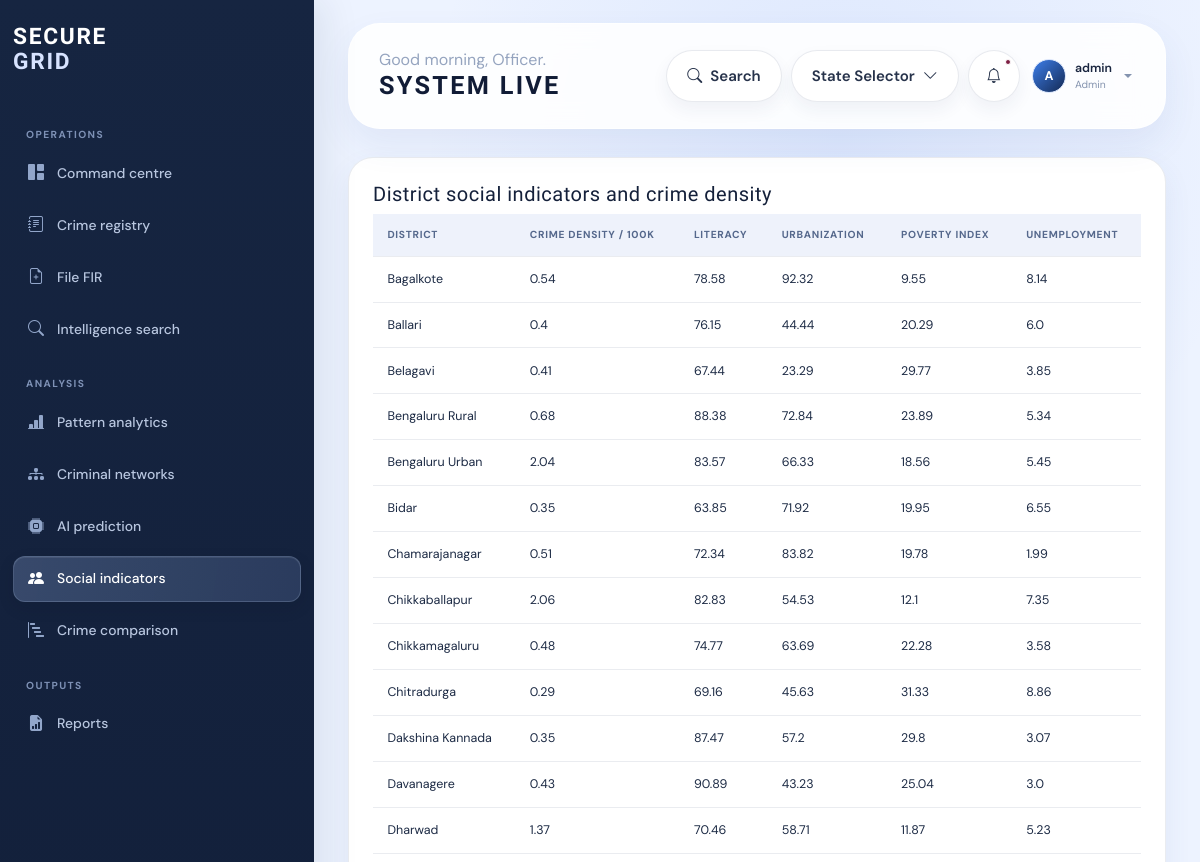
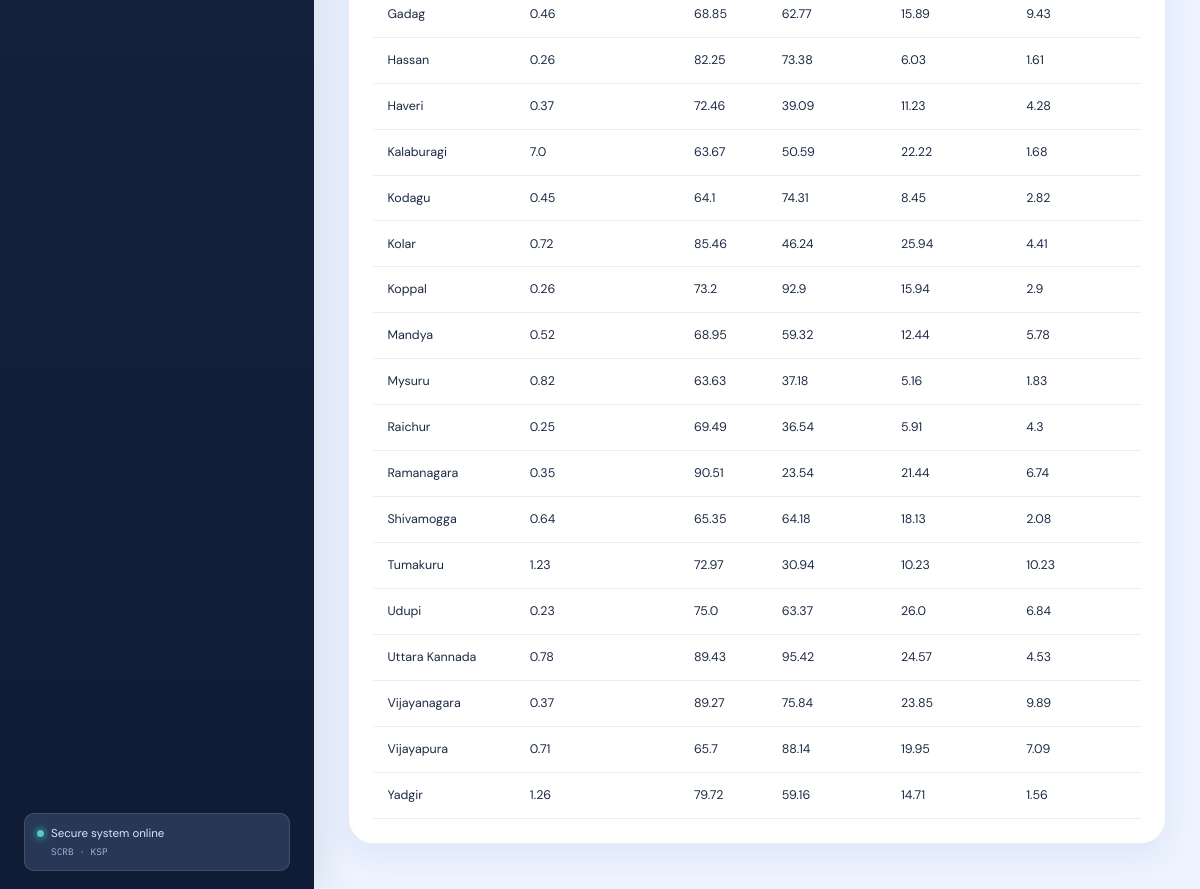
The app's page /sociology (signed in) with its own data (2 pictures, top to bottom).
### app/models/core.py (models this page shows, shortened)
class TimestampMixin:
    created_at = db.Column(db.DateTime, nullable=False, default=datetime.utcnow)
    updated_at = db.Column(
        db.DateTime,
        nullable=False,
        default=datetime.utcnow,
        onupdate=datetime.utcnow,
    )

class User(UserMixin, TimestampMixin, db.Model):
    __tablename__ = "users"
    id = db.Column(db.Integer, primary_key=True)
    username = db.Column(db.String(80), nullable=False, unique=True, index=True)
    email = db.Column(db.String(255), nullable=False, unique=True, index=True)
    full_name = db.Column(db.String(160), nullable=True)
    password_hash = db.Column(db.String(255), nullable=False)
    role = db.Column(db.String(20), nullable=False, default=Role.OFFICER.value, index=True)
    is_active = db.Column(db.Boolean, nullable=False, default=True)
    last_login_at = db.Column(db.DateTime, nullable=True)

class SocioEconomicData(TimestampMixin, db.Model):
    __tablename__ = "socio_economic_data"
    __table_args__ = (
        db.UniqueConstraint("district", "year", name="uq_socio_economic_district_year"),
    )
    id = db.Column(db.Integer, primary_key=True)
    district = db.Column(db.String(100), nullable=False, index=True)
    year = db.Column(db.Integer, nullable=False, default=lambda: datetime.utcnow().year)
    population = db.Column(db.Integer, nullable=True)
    literacy = db.Column(db.Float, nullable=True)
    urbanization = db.Column(db.Float, nullable=True)
    poverty_index = db.Column(db.Float, nullable=True)
    unemployment = db.Column(db.Float, nullable=True)
    education_index = db.Column(db.Float, nullable=True)

### app/dashboard/routes.py (the view)
@dashboard_bp.route("/sociology")
@login_required
def sociology():
    incidents = CrimeIncident.query.all()
    per_district = Counter(incident.district for incident in incidents)
    rows = SocioEconomicData.query.order_by(SocioEconomicData.district).all()
    district_data = []
    for row in rows:
        total_crimes = per_district[row.district]
        population = row.population or 1
        district_data.append(
            {
                "district": row.district,
                "population": row.population,
                "literacy": row.literacy,
                "urbanization": row.urbanization,
                "poverty_index": row.poverty_index,
                "unemployment": row.unemployment,
                "education_index": row.education_index,
                "crime_count": total_crimes,
                "crime_density": round(total_crimes / population * 100_000, 2),
            }
        )
    return render_template(
        "analytics/sociology.html",
        page_title="Sociological Analysis",
        district_data=district_data,
        correlation_labels=["Crime Density", "Literacy", "Urbanization", "Poverty", "Unemployment"],
    )

### app/auth/routes.py (called while the page is built)
@login_manager.user_loader
def load_user(user_id: str) -> User | None:
    try:
        return User.query.get(int(user_id))
    except (TypeError, ValueError):
        return None

### app/templates/analytics/sociology.html
{% extends 'base.html' %}{% block content %}<div class="card"><div class="card-body"><h5>District social indicators and crime density</h5><div class="table-responsive"><table class="table"><thead><tr><th>District</th><th>Crime density / 100k</th><th>Literacy</th><th>Urbanization</th><th>Poverty index</th><th>Unemployment</th></tr></thead><tbody>{% for row in district_data %}<tr><td>{{row.district}}</td><td>{{row.crime_density}}</td><td>{{row.literacy}}</td><td>{{row.urbanization}}</td><td>{{row.poverty_index}}</td><td>{{row.unemployment}}</td></tr>{% endfor %}</tbody></table></div></div></div>{% endblock %}

### app/templates/base.html (shortened to what this page needs)
<!doctype html>
<html lang="en">
<head>
  <link href="https://cdn.jsdelivr.net/npm/bootstrap@5.3.3/dist/css/bootstrap.min.css" rel="stylesheet">
  <link rel="stylesheet" href="https://cdn.jsdelivr.net/npm/bootstrap-icons@1.11.3/font/bootstrap-icons.min.css">
  <link rel="stylesheet" href="https://cdn.datatables.net/1.13.8/css/dataTables.bootstrap5.min.css">
  <link rel="stylesheet" href="https://unpkg.com/leaflet@1.9.4/dist/leaflet.css">
  <link rel="stylesheet" href="{{ url_for('static', filename='css/app.css') }}">
</head>
<body class="app-shell">
  {% set current_path = request.path if request is defined else '' %}
  <aside class="sidebar" id="appSidebar" aria-label="Primary navigation">
    <div class="sidebar-brand">
      <a href="/" class="brand-link text-decoration-none">
        <span class="brand-wordmark">SECURE<span>GRID</span></span>
      </a>
    </div>
    <div class="sidebar-scroll">
      <p class="nav-caption">Operations</p>
      <nav class="nav flex-column sidebar-nav">
        <a class="nav-link {% if current_path == '/' %}active{% endif %}" href="/">
          <i class="bi bi-grid-1x2-fill"></i><span>Command centre</span>
        </a>
        <a class="nav-link {% if current_path.startswith('/crimes') %}active{% endif %}" href="/crimes">
          <i class="bi bi-journal-text"></i><span>Crime registry</span>
        </a>
        <a class="nav-link {% if current_path.startswith('/fir') %}active{% endif %}" href="/fir/new">
          <i class="bi bi-file-earmark-plus"></i><span>File FIR</span>
        </a>
        <a class="nav-link {% if current_path.startswith('/search') %}active{% endif %}" href="/search">
          <i class="bi bi-search"></i><span>Intelligence search</span>
        </a>
      </nav>
      <p class="nav-caption mt-4">Analysis</p>
      <nav class="nav flex-column sidebar-nav">
        <a class="nav-link {% if current_path.startswith('/analytics') %}active{% endif %}" href="/analytics">
          <i class="bi bi-bar-chart-line-fill"></i><span>Pattern analytics</span>
        </a>
        <a class="nav-link {% if current_path.startswith('/network') %}active{% endif %}" href="/network">
          <i class="bi bi-diagram-3-fill"></i><span>Criminal networks</span>
        </a>
        <a class="nav-link {% if current_path.startswith('/prediction') %}active{% endif %}" href="/prediction">
          <i class="bi bi-cpu-fill"></i><span>AI prediction</span>
        </a>
        <a class="nav-link {% if current_path.startswith('/sociology') %}active{% endif %}" href="/sociology">
          <i class="bi bi-people-fill"></i><span>Social indicators</span>
        </a>
        <a class="nav-link {% if current_path.startswith('/comparison') %}active{% endif %}" href="/comparison">
          <i class="bi bi-bar-chart-steps"></i><span>Crime comparison</span>
        </a>
      </nav>
      <p class="nav-caption mt-4">Outputs</p>
      <nav class="nav flex-column sidebar-nav">
        <a class="nav-link {% if current_path.startswith('/reports') %}active{% endif %}" href="/reports">
          <i class="bi bi-file-earmark-bar-graph-fill"></i><span>Reports</span>
        </a>
      </nav>
    </div>
    <div class="sidebar-status">
      <span class="status-dot"></span>
      <span>Secure system online</span>
      <small>SCRB · KSP</small>
    </div>
  </aside>
  <div class="app-content">
    <header class="topbar">
      <div class="topbar-start">
        <div>
          <p class="eyebrow mb-0">{% block eyebrow %}Good morning, Officer.{% endblock %}</p>
          <h1 class="topbar-title mb-0">{% block page_heading %}System live{% endblock %}</h1>
        </div>
      </div>
      <div class="topbar-actions">
        {% if current_user is defined and current_user.is_authenticated %}
          <a class="btn btn-topbar d-none d-sm-inline-flex" href="/search"><i class="bi bi-search"></i><span>Search</span></a>
        {% else %}
          <a class="btn btn-topbar d-none d-sm-inline-flex" href="{{ url_for('auth.login') }}">Login</a>
        {% endif %}
        <button class="btn btn-topbar d-none d-md-inline-flex" type="button"><span>State Selector</span><i class="bi bi-chevron-down"></i></button>
        <button class="btn icon-btn notification-btn" type="button" aria-label="Notifications" data-bs-toggle="offcanvas" data-bs-target="#notificationsPanel">
          <i class="bi bi-bell"></i><span class="notification-pip"></span>
        </button>
        <div class="dropdown">
          <button class="user-control dropdown-toggle" type="button" data-bs-toggle="dropdown" aria-expanded="false">
            <span class="avatar">
              {% if current_user is defined and current_user.is_authenticated %}
                {{ current_user.name|default(current_user.username|default('O'), true)|string|first|upper }}
              {% else %}O{% endif %}
            </span>
            <span class="d-none d-md-block text-start">
              <strong>{% if current_user is defined and current_user.is_authenticated %}{{ current_user.name|default(current_user.username|default('Officer'), true) }}{% else %}Officer Console{% endif %}</strong>
              <small>{% if current_user is defined and current_user.is_authenticated %}{{ current_user.role|default('Authorized user', true)|replace('_', ' ')|title }}{% else %}Secure access{% endif %}</small>
            </span>
          </button>
        </div>
      </div>
    </header>
    <main class="main-view">
      {% block content %}{% endblock %}
    </main>
  </div>
</body>
</html>

### records on screen
User: name|first "A", name "admin", role "Admin"
SocioEconomicData: district "Bagalkote", crime_density "0.54", literacy "78.58", urbanization "92.32", poverty_index "9.55", unemployment "8.14"
SocioEconomicData: district "Ballari", crime_density "0.4", literacy "76.15", urbanization "44.44", poverty_index "20.29", unemployment "6.0"
SocioEconomicData: district "Belagavi", crime_density "0.41", literacy "67.44", urbanization "23.29", poverty_index "29.77", unemployment "3.85"
SocioEconomicData: district "Bengaluru Rural", crime_density "0.68", literacy "88.38", urbanization "72.84", poverty_index "23.89", unemployment "5.34"
SocioEconomicData: district "Bengaluru Urban", crime_density "2.04", literacy "83.57", urbanization "66.33", poverty_index "18.56", unemployment "5.45"
SocioEconomicData: district "Bidar", crime_density "0.35", literacy "63.85", urbanization "71.92", poverty_index "19.95", unemployment "6.55"
SocioEconomicData: district "Chamarajanagar", crime_density "0.51", literacy "72.34", urbanization "83.82", poverty_index "19.78", unemployment "1.99"
SocioEconomicData: district "Chikkaballapur", crime_density "2.06", literacy "82.83", urbanization "54.53", poverty_index "12.1", unemployment "7.35"
SocioEconomicData: district "Chikkamagaluru", crime_density "0.48", literacy "74.77", urbanization "63.69", poverty_index "22.28", unemployment "3.58"
SocioEconomicData: district "Chitradurga", crime_density "0.29", literacy "69.16", urbanization "45.63", poverty_index "31.33", unemployment "8.86"
SocioEconomicData: district "Dakshina Kannada", crime_density "0.35", literacy "87.47", urbanization "57.2", poverty_index "29.8", unemployment "3.07"
SocioEconomicData: district "Davanagere", crime_density "0.43", literacy "90.89", urbanization "43.23", poverty_index "25.04", unemployment "3.0"
SocioEconomicData: district "Dharwad", crime_density "1.37", literacy "70.46", urbanization "58.71", poverty_index "11.87", unemployment "5.23"
SocioEconomicData: district "Gadag", crime_density "0.46", literacy "68.85", urbanization "62.77", poverty_index "15.89", unemployment "9.43"
SocioEconomicData: district "Hassan", crime_density "0.26", literacy "82.25", urbanization "73.38", poverty_index "6.03", unemployment "1.61"
SocioEconomicData: district "Haveri", crime_density "0.37", literacy "72.46", urbanization "39.09", poverty_index "11.23", unemployment "4.28"
SocioEconomicData: district "Kalaburagi", crime_density "7.0", literacy "63.67", urbanization "50.59", poverty_index "22.22", unemployment "1.68"
SocioEconomicData: district "Kodagu", crime_density "0.45", literacy "64.1", urbanization "74.31", poverty_index "8.45", unemployment "2.82"
SocioEconomicData: district "Kolar", crime_density "0.72", literacy "85.46", urbanization "46.24", poverty_index "25.94", unemployment "4.41"
SocioEconomicData: district "Koppal", crime_density "0.26", literacy "73.2", urbanization "92.9", poverty_index "15.94", unemployment "2.9"
SocioEconomicData: district "Mandya", crime_density "0.52", literacy "68.95", urbanization "59.32", poverty_index "12.44", unemployment "5.78"
SocioEconomicData: district "Mysuru", crime_density "0.82", literacy "63.63", urbanization "37.18", poverty_index "5.16", unemployment "1.83"
SocioEconomicData: district "Raichur", crime_density "0.25", literacy "69.49", urbanization "36.54", poverty_index "5.91", unemployment "4.3"
SocioEconomicData: district "Ramanagara", crime_density "0.35", literacy "90.51", urbanization "23.54", poverty_index "21.44", unemployment "6.74"
SocioEconomicData: district "Shivamogga", crime_density "0.64", literacy "65.35", urbanization "64.18", poverty_index "18.13", unemployment "2.08"
SocioEconomicData: district "Tumakuru", crime_density "1.23", literacy "72.97", urbanization "30.94", poverty_index "10.23", unemployment "10.23"
SocioEconomicData: district "Udupi", crime_density "0.23", literacy "75.0", urbanization "63.37", poverty_index "26.0", unemployment "6.84"
SocioEconomicData: district "Uttara Kannada", crime_density "0.78", literacy "89.43", urbanization "95.42", poverty_index "24.57", unemployment "4.53"
SocioEconomicData: district "Vijayanagara", crime_density "0.37", literacy "89.27", urbanization "75.84", poverty_index "23.85", unemployment "9.89"
SocioEconomicData: district "Vijayapura", crime_density "0.71", literacy "65.7", urbanization "88.14", poverty_index "19.95", unemployment "7.09"
SocioEconomicData: district "Yadgir", crime_density "1.26", literacy "79.72", urbanization "59.16", poverty_index "14.71", unemployment "1.56"
